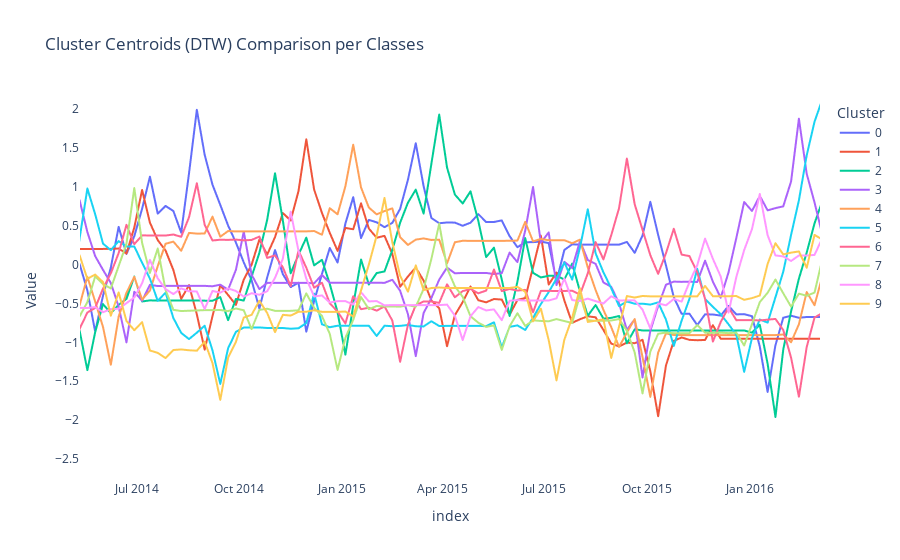

The notebook cell this image was saved under:
### Code cell
# Visualizing Cluster Centroids
Clusters = pd.DataFrame()
for i in range(0,10):
    ClusterCentroid = pd.concat([ pd.DataFrame(km.cluster_centers_[i].ravel()) , pd.DataFrame(np.repeat(i,km.cluster_centers_[i].ravel().shape[0])) ],axis=1).set_index(BrandMetricTS.index.drop('Cluster'))
    Clusters = pd.concat([Clusters,ClusterCentroid],axis = 0)
Clusters.columns = ['Value','Cluster']

fig = px.line(Clusters, x=Clusters.index, y='Value', color='Cluster', title='Cluster Centroids (DTW) Comparison per Classes ')
fig.update_layout(
    showlegend=True,
    plot_bgcolor="white",
    #margin=dict(t=10,l=10,b=10,r=10)
)
fig.show()

### Figure 1 — Plotly figure (JSON) as saved in the notebook; plotly's stock layout.template omitted (floating-point values rounded to 4 significant figures; data arrays with more than 128 entries replaced by an {"elided": "..."} marker saying what was removed)
{"data": [{"hovertemplate": "Cluster=0<br>index=%{x}<br>Value=%{y}<extra></extra>", "legendgroup": "0", "line": {"color": "#636efa", "dash": "solid"}, "marker": {"symbol": "circle"}, "mode": "lines", "name": "0", "showlegend": true, "type": "scattergl", "x": {"elided": "246 str values"}, "xaxis": "x", "y": {"elided": "246 float values"}, "yaxis": "y"}, {"hovertemplate": "Cluster=1<br>index=%{x}<br>Value=%{y}<extra></extra>", "legendgroup": "1", "line": {"color": "#EF553B", "dash": "solid"}, "marker": {"symbol": "circle"}, "mode": "lines", "name": "1", "showlegend": true, "type": "scattergl", "x": {"elided": "246 str values"}, "xaxis": "x", "y": {"elided": "246 float values"}, "yaxis": "y"}, {"hovertemplate": "Cluster=2<br>index=%{x}<br>Value=%{y}<extra></extra>", "legendgroup": "2", "line": {"color": "#00cc96", "dash": "solid"}, "marker": {"symbol": "circle"}, "mode": "lines", "name": "2", "showlegend": true, "type": "scattergl", "x": {"elided": "246 str values"}, "xaxis": "x", "y": {"elided": "246 float values"}, "yaxis": "y"}, {"hovertemplate": "Cluster=3<br>index=%{x}<br>Value=%{y}<extra></extra>", "legendgroup": "3", "line": {"color": "#ab63fa", "dash": "solid"}, "marker": {"symbol": "circle"}, "mode": "lines", "name": "3", "showlegend": true, "type": "scattergl", "x": {"elided": "246 str values"}, "xaxis": "x", "y": {"elided": "246 float values"}, "yaxis": "y"}, {"hovertemplate": "Cluster=4<br>index=%{x}<br>Value=%{y}<extra></extra>", "legendgroup": "4", "line": {"color": "#FFA15A", "dash": "solid"}, "marker": {"symbol": "circle"}, "mode": "lines", "name": "4", "showlegend": true, "type": "scattergl", "x": {"elided": "246 str values"}, "xaxis": "x", "y": {"elided": "246 float values"}, "yaxis": "y"}, {"hovertemplate": "Cluster=5<br>index=%{x}<br>Value=%{y}<extra></extra>", "legendgroup": "5", "line": {"color": "#19d3f3", "dash": "solid"}, "marker": {"symbol": "circle"}, "mode": "lines", "name": "5", "showlegend": true, "type": "scattergl", "x": {"elided": "246 str values"}, "xaxis": "x", "y": {"elided": "246 float values"}, "yaxis": "y"}, {"hovertemplate": "Cluster=6<br>index=%{x}<br>Value=%{y}<extra></extra>", "legendgroup": "6", "line": {"color": "#FF6692", "dash": "solid"}, "marker": {"symbol": "circle"}, "mode": "lines", "name": "6", "showlegend": true, "type": "scattergl", "x": {"elided": "246 str values"}, "xaxis": "x", "y": {"elided": "246 float values"}, "yaxis": "y"}, {"hovertemplate": "Cluster=7<br>index=%{x}<br>Value=%{y}<extra></extra>", "legendgroup": "7", "line": {"color": "#B6E880", "dash": "solid"}, "marker": {"symbol": "circle"}, "mode": "lines", "name": "7", "showlegend": true, "type": "scattergl", "x": {"elided": "246 str values"}, "xaxis": "x", "y": {"elided": "246 float values"}, "yaxis": "y"}, {"hovertemplate": "Cluster=8<br>index=%{x}<br>Value=%{y}<extra></extra>", "legendgroup": "8", "line": {"color": "#FF97FF", "dash": "solid"}, "marker": {"symbol": "circle"}, "mode": "lines", "name": "8", "showlegend": true, "type": "scattergl", "x": {"elided": "246 str values"}, "xaxis": "x", "y": {"elided": "246 float values"}, "yaxis": "y"}, {"hovertemplate": "Cluster=9<br>index=%{x}<br>Value=%{y}<extra></extra>", "legendgroup": "9", "line": {"color": "#FECB52", "dash": "solid"}, "marker": {"symbol": "circle"}, "mode": "lines", "name": "9", "showlegend": true, "type": "scattergl", "x": {"elided": "246 str values"}, "xaxis": "x", "y": {"elided": "246 float values"}, "yaxis": "y"}], "layout": {"autosize": true, "legend": {"title": {"text": "Cluster"}, "tracegroupgap": 0}, "plot_bgcolor": "white", "showlegend": true, "title": {"text": "Cluster Centroids (DTW) Comparison per Classes "}, "xaxis": {"anchor": "y", "autorange": false, "domain": [0, 1], "range": ["2014-05-11 09:45:52.31", "2016-03-03 21:25:29.0611"], "title": {"text": "index"}, "type": "date"}, "yaxis": {"anchor": "x", "autorange": false, "domain": [0, 1], "range": [-2.771, 2.117], "title": {"text": "Value"}, "type": "linear"}}}
